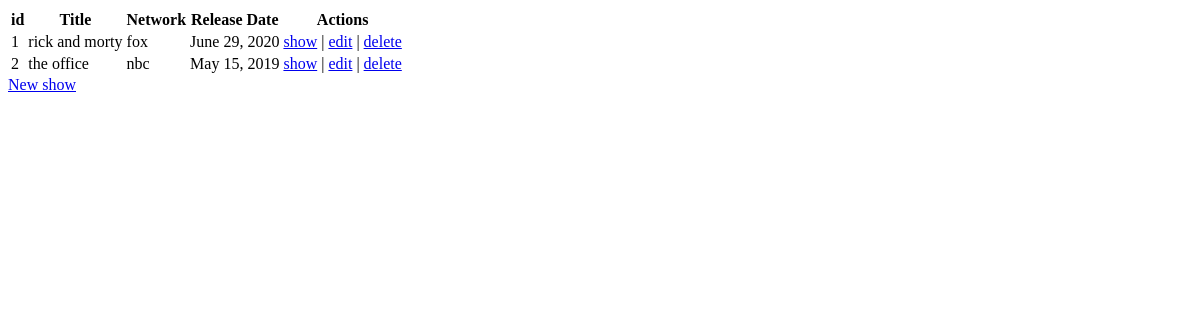
The app's page /shows, older data.
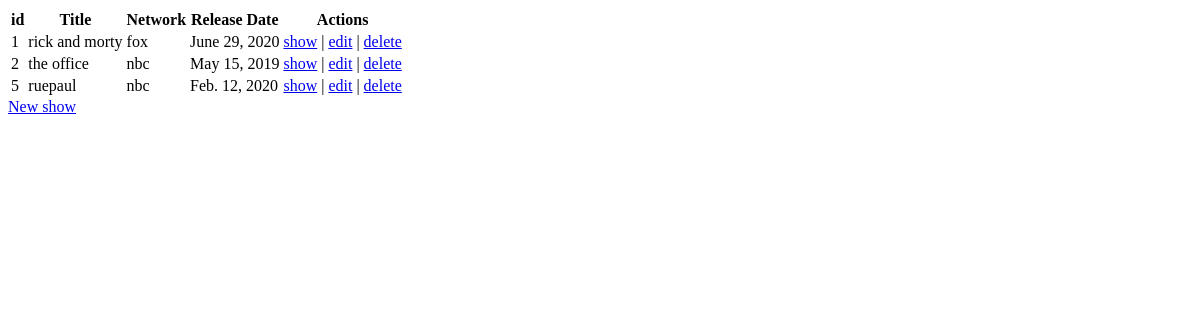
The same page, newer data.
### showsManager/models.py (models this page shows)
class shows(models.Model):
    title = models.CharField(max_length = 255)
    network = models.CharField(max_length = 255)
    releasedDate = models.DateField()
    discription = models.TextField()
    created_at = models.DateTimeField(auto_now_add=True)
    updated_at = models.DateTimeField(auto_now=True)
    objects = showValidator()

### showsManager/views.py (the view)
# urls.py: path('shows', views.index),
def index(request):
    context = {
        'shows': shows.objects.all(),
    }
    return render(request, 'index.html', context)

### showsManager/templates/index.html (shortened to what this page needs)
<!DOCTYPE html>
<html lang="en">
<head>
</head>
<body>
    <table>
        <thead>
            <tr>
                <th>id</th>
                <th>Title</th>
                <th>Network</th>
                <th>Release Date</th>
                <th>Actions</th>
            </tr>
        </thead>
        <tbody>
            {% for show in shows %}
                <tr>
                    <td>{{ show.id }}</td>
                    <td>{{ show.title }}</td>
                    <td>{{ show.network }}</td>
                    <td>{{ show.releasedDate }}</td>
                    <td>
                        <a href="shows/{{ show.id }}">show</a>
                        |
                        <a href="shows/{{ show.id }}/edit">edit</a>
                        |
                        <a href="shows/{{ show.id }}/delete">delete</a>
                    </td>
                </tr>
            {% endfor %}
        </tbody>
    </table>
    <a href="shows/new">New show</a>
</body>
</html>

Row changes from the older to the newer data that the page shows:
added shows: id "5", title "ruepaul", network "nbc", releasedDate "Feb. 12, 2020"
